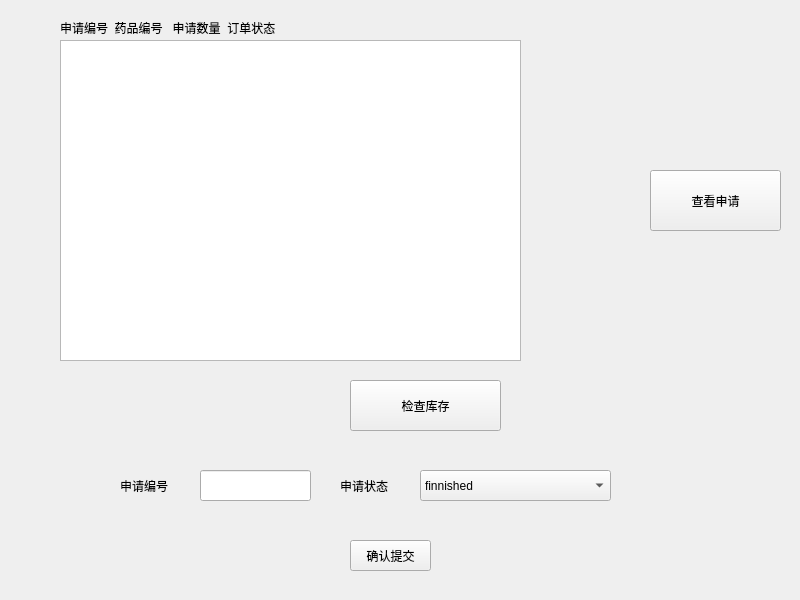
<?xml version="1.0" encoding="UTF-8"?>
<ui version="4.0">
 <class>ware_apply</class>
 <widget class="QWidget" name="ware_apply">
  <property name="geometry">
   <rect>
    <x>0</x>
    <y>0</y>
    <width>800</width>
    <height>600</height>
   </rect>
  </property>
  <property name="windowTitle">
   <string>Form</string>
  </property>
  <widget class="QTextBrowser" name="textBrowser">
   <property name="geometry">
    <rect>
     <x>60</x>
     <y>40</y>
     <width>461</width>
     <height>321</height>
    </rect>
   </property>
  </widget>
  <widget class="QPushButton" name="pushButton">
   <property name="geometry">
    <rect>
     <x>650</x>
     <y>170</y>
     <width>131</width>
     <height>61</height>
    </rect>
   </property>
   <property name="text">
    <string>查看申请</string>
   </property>
  </widget>
  <widget class="QLineEdit" name="lineEdit">
   <property name="geometry">
    <rect>
     <x>200</x>
     <y>470</y>
     <width>111</width>
     <height>31</height>
    </rect>
   </property>
  </widget>
  <widget class="QPushButton" name="pushButton_2">
   <property name="geometry">
    <rect>
     <x>350</x>
     <y>540</y>
     <width>81</width>
     <height>31</height>
    </rect>
   </property>
   <property name="text">
    <string>确认提交</string>
   </property>
  </widget>
  <widget class="QLabel" name="label">
   <property name="geometry">
    <rect>
     <x>120</x>
     <y>470</y>
     <width>81</width>
     <height>31</height>
    </rect>
   </property>
   <property name="text">
    <string>申请编号</string>
   </property>
  </widget>
  <widget class="QLabel" name="label_2">
   <property name="geometry">
    <rect>
     <x>340</x>
     <y>470</y>
     <width>81</width>
     <height>31</height>
    </rect>
   </property>
   <property name="text">
    <string>申请状态</string>
   </property>
  </widget>
  <widget class="QPushButton" name="pushButton_3">
   <property name="geometry">
    <rect>
     <x>350</x>
     <y>380</y>
     <width>151</width>
     <height>51</height>
    </rect>
   </property>
   <property name="text">
    <string>检查库存</string>
   </property>
  </widget>
  <widget class="QComboBox" name="comboBox">
   <property name="geometry">
    <rect>
     <x>420</x>
     <y>470</y>
     <width>191</width>
     <height>31</height>
    </rect>
   </property>
   <item>
    <property name="text">
     <string>finnished</string>
    </property>
   </item>
   <item>
    <property name="text">
     <string>not enough medicine</string>
    </property>
   </item>
  </widget>
  <widget class="QLabel" name="label_3">
   <property name="geometry">
    <rect>
     <x>60</x>
     <y>20</y>
     <width>481</width>
     <height>16</height>
    </rect>
   </property>
   <property name="text">
    <string>申请编号  药品编号   申请数量  订单状态    </string>
   </property>
  </widget>
 </widget>
 <resources/>
 <connections/>
</ui>
